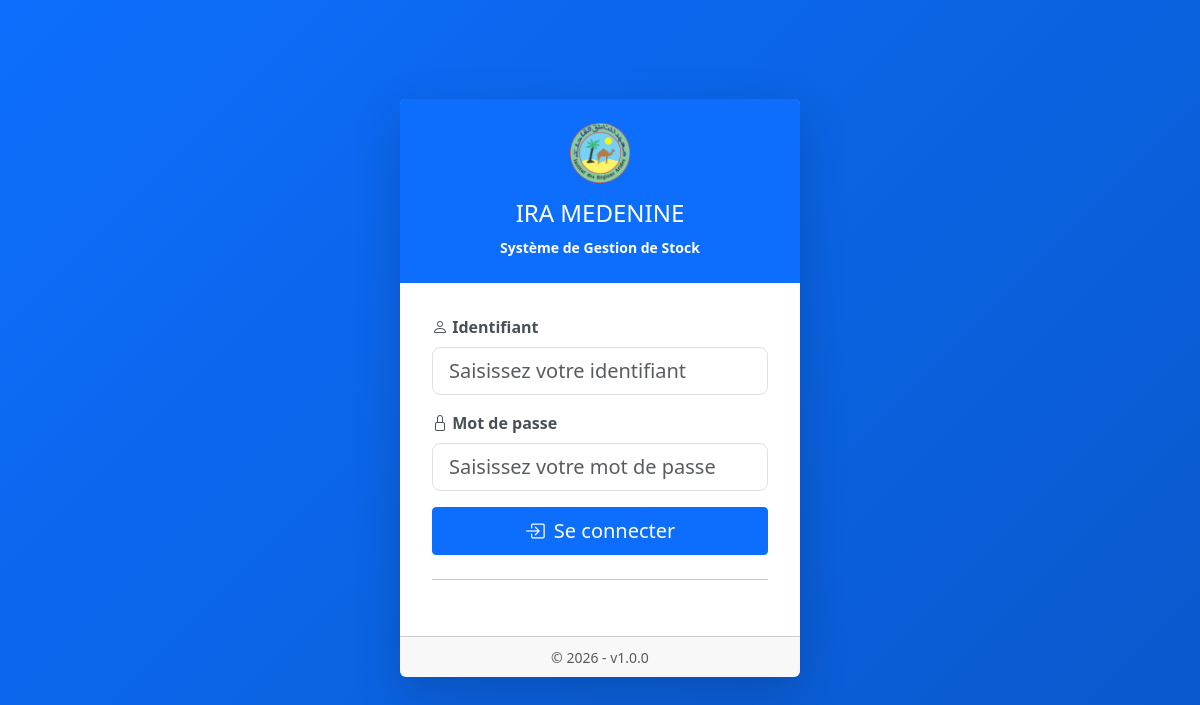
The page /login.php on the database its author committed.
### tables this page shows
CREATE TABLE IF NOT EXISTS `parametres` (
  `id` int NOT NULL AUTO_INCREMENT,
  `nom_etablissement` varchar(255) NOT NULL,
  `logo` varchar(255) DEFAULT NULL,
  `adresse` text,
  `tel_fixe` varchar(20) DEFAULT NULL,
  `tel_mobile` varchar(20) DEFAULT NULL,
  `fax` varchar(20) DEFAULT NULL,
  `email` varchar(100) DEFAULT NULL,
  `site_web` varchar(50) NOT NULL,
  `created_at` timestamp NOT NULL DEFAULT CURRENT_TIMESTAMP,
  `updated_at` timestamp NOT NULL DEFAULT CURRENT_TIMESTAMP ON UPDATE CURRENT_TIMESTAMP,
  PRIMARY KEY (`id`)
);

### classes/Database.php (called while the page is built, shortened)
<?php
class Database {
    private static $instance = null;
    private $connection;
    private $stmt;
    private function __construct() {
        try {
            $dsn = "mysql:host=" . DB_HOST . ";dbname=" . DB_NAME . ";charset=" . DB_CHARSET;
            $options = [
                PDO::ATTR_ERRMODE => PDO::ERRMODE_EXCEPTION,
                PDO::ATTR_DEFAULT_FETCH_MODE => PDO::FETCH_ASSOC,
                PDO::ATTR_EMULATE_PREPARES => true,
                PDO::ATTR_PERSISTENT => true,
                PDO::MYSQL_ATTR_INIT_COMMAND => "SET NAMES " . DB_CHARSET
            ];
            $this->connection = new PDO($dsn, DB_USER, DB_PASS, $options);
        } catch (PDOException $e) {
            die("Erreur de connexion à la base de données: " . $e->getMessage());
        }
    }
    public static function getInstance() {
        if (self::$instance === null) {
            self::$instance = new self();
        }
        return self::$instance;
    }
    public function prepare($sql) {
        $this->stmt = $this->connection->prepare($sql);
        return $this;
    }
    public function fetch() {
        $this->stmt->execute();
        return $this->stmt->fetch();
    }
}

### login.php (the view, shortened to what this page needs)
<?php
$db = Database::getInstance();
$db->prepare("SELECT * FROM parametres WHERE id = 1");
$parametres = $db->fetch();
$logo_url = null;
if (!empty($parametres['logo'])) {
    $uploaded = ROOT_PATH . '/uploads/logo/' . $parametres['logo'];
    if (file_exists($uploaded)) {
        $logo_url = BASE_URL . '/uploads/logo/' . htmlspecialchars($parametres['logo']);
    }
}
?>
<!DOCTYPE html>
<html lang="fr">
<head>
    <link href="<?php echo BASE_URL; ?>/assets/css/bootstrap.min.css" rel="stylesheet">
    <link rel="stylesheet" href="<?php echo BASE_URL; ?>/assets/css/bootstrap-icons.css">
    <link href="<?php echo BASE_URL; ?>/assets/css/style.css" rel="stylesheet">
</head>
<body>
    <div class="login-container">
        <div class="login-card card">
            <div class="card-header">
                <?php if ($logo_url): ?>
                    <img src="<?php echo $logo_url; ?>" alt="Logo" class="img-fluid">
                <?php endif; ?>
                <h4 class="mb-0"><?php echo htmlspecialchars($parametres['nom_etablissement'] ?? APP_NAME); ?></h4>
                <p class="mb-0 mt-2"><small>Système de Gestion de Stock</small></p>
            </div>
            <div class="card-body">
                <form method="POST" action="">
                    <div class="mb-3">
                        <label for="login" class="form-label"><i class="bi bi-person"></i> Identifiant</label>
                        <input type="text" class="form-control form-control-lg" id="login" name="login"
                               placeholder="Saisissez votre identifiant" required autofocus
                               value="<?php echo htmlspecialchars($login ?? ''); ?>">
                    </div>
                    <div class="mb-3">
                        <label for="password" class="form-label"><i class="bi bi-lock"></i> Mot de passe</label>
                        <input type="password" class="form-control form-control-lg" id="password" name="password"
                               placeholder="Saisissez votre mot de passe" required>
                    </div>
                    <div class="d-grid">
                        <button type="submit" class="btn btn-primary btn-lg">
                            <i class="bi bi-box-arrow-in-right"></i> Se connecter
                        </button>
                    </div>
                </form>
                <hr class="my-4">
            </div>
            <div class="card-footer text-center text-muted">
                <small>&copy; <?php echo date('Y'); ?> - v<?php echo APP_VERSION; ?></small>
            </div>
        </div>
    </div>
</body>
</html>

### assets/css/style.css (style rules this page uses)
:root { --primary-color: #0d6efd; --secondary-color: #6c757d; --success-color: #198754; --danger-color: #dc3545; --warning-color: #ffc107; --info-color: #0dcaf0; }
body { min-height: 100vh; display: flex; flex-direction: column; font-family: 'Segoe UI', Tahoma, Geneva, Verdana, sans-serif; background-color: #f8f9fa; }
.card { border: none; box-shadow: 0 0.125rem 0.25rem rgba(0, 0, 0, 0.075); margin-bottom: 1.5rem; transition: none; transform: none; animation: none; }
.card-header { background-color: #fff; border-bottom: 2px solid var(--primary-color); font-weight: 600; padding: 1rem 1.25rem; }
.btn { font-weight: 500; padding: 0.5rem 1rem; border-radius: 0.25rem; transition: all 0.2s; }
.btn i { margin-right: 0.25rem; }
.form-label { font-weight: 600; color: #495057; margin-bottom: 0.5rem; }
.login-container { min-height: 100vh; display: flex; align-items: center; justify-content: center; background: linear-gradient(135deg, var(--primary-color) 0%, #0a58ca 100%); }
.login-card { width: 100%; max-width: 400px; box-shadow: 0 1rem 3rem rgba(0, 0, 0, 0.175); }
.login-card .card-header { background-color: var(--primary-color); color: #fff; text-align: center; border-bottom: none; padding: 1.5rem; }
.login-card .card-header img { max-height: 60px; margin-bottom: 1rem; }
.login-card .card-body { padding: 2rem; }

### rows shown on the page
parametres: logo (picture), nom_etablissement "IRA MEDENINE"

### other values the page prints
APP_VERSION "1.0.0"
